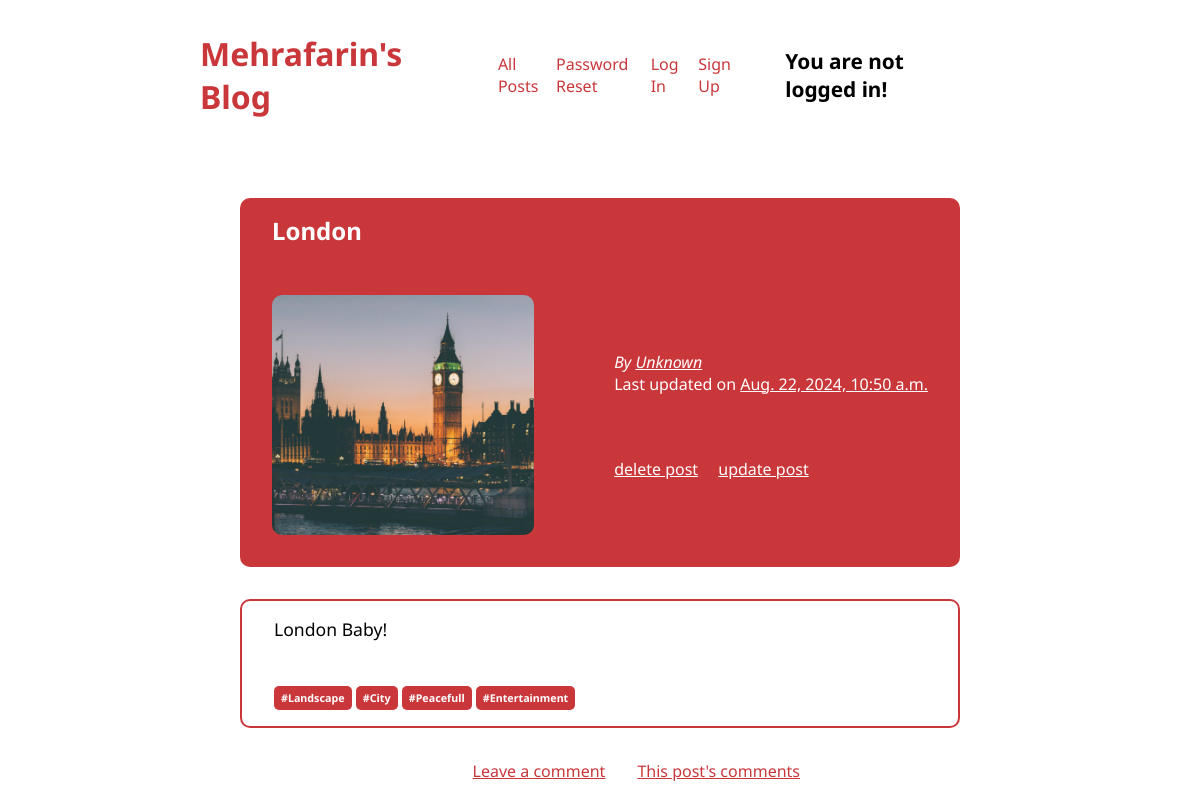
Page /single-post/37/ on the committed database.
### blog/models.py (models this page shows, shortened)
class Blog(models.Model):
    title = models.CharField(max_length=112)
    content = models.TextField()
    author = models.ForeignKey(Author, on_delete=models.CASCADE, null=True)
    time = models.DateTimeField(default=dt.datetime.now())
    tags = models.ManyToManyField(Tag)
    image = models.ImageField(upload_to='images', blank=True, null=True, default='')

class Tag(models.Model):
    caption = models.CharField(max_length=20)
    def __str__(self):
        return self.caption

### blog/views.py (the view)
# urls.py: path('single-post/<int:pk>/', SinglePostView.as_view(), name='post_detail'),  # blogs/my-first-blog
class SinglePostView(DetailView):
    model = Blog
    template_name = 'detail.html'
    context_object_name = 'post'
    def get_context_data(self, **kwargs):
        context = super().get_context_data(**kwargs)
        context['is_favorite'] = str(self.object.id) == str(self.request.session.get('favorite_post'))
        context['is_read_later'] = str(self.object.id) == str(self.request.session.get('read_later'))
        return context

### templates/detail.html (shortened to what this page needs)
{% extends 'base.html' %}
{% block content %}
    <section class="summary">
        <h2>{{ post.title }}</h2>
        {% if is_read_later %}
            <h4 class="session">Marked for read later!</h4>
        {% else %}
            <form action="{% url 'blog:readlater' %}" method="POST" class="read-later">
            </form>
        {% endif %}
        <article>
            <img src="{{ post.image.url }}" alt="{{ post.title }} image">
            <div class="info">
                <address>By <a href="{% url 'blog:userprofile' %}">{% if post.author %}{{ post.author }}{% else %}Unknown{% endif %}</a></address>
                <div>
                    Last updated on <time>{{ post.time }}</time>
                </div>
                <a href="{% url 'blog:delete_post' post.pk %}" type="submit">delete post</a>
                <a href="{% url 'blog:update_post' post.pk %}" type="submit">update post</a>
                {% if is_favorite %}
                    <h4 class="session">Marked as favorite post!</h4>
                {% else %}
                    <form action="{% url 'blog:favorite' %}" method="POST">
                    </form>
                {% endif %}
            </div>
        </article>
    </section>
    <main>
        <p>{{ post.content }}</p>
        <br><br>
        {% for tag in post.tags.all %}
            <h6 id="tag"><a href="{% url 'blog:all_posts_with_same_tags' slug=tag %}">#{{ tag|title }}</a></h6>
        {% endfor %}
    </main>
    <section class="comment-btn">
        <a href="{% url 'blog:all-comments' pk=post.pk %}">This post's comments</a>
        <a href="{% url 'blog:comment' pk=post.pk %}">Leave a comment</a>
    </section>
{% endblock content %}

### static/base.css (style rules this page uses)
* { margin: 0; padding: 0; box-sizing: border-box; font-family: "Noto Sans", sans-serif; }
.summary, main { width: 60%; margin: 2rem auto; padding: 1rem 2rem; }
.summary img { width: 40%; height: 15rem; border-radius: 10px; margin: 1rem 0; object-fit: cover; }
.summary article { display: flex; align-items: center; justify-content: space-between; }
.info time { text-decoration: underline white; }
main p { font-size: 1.1rem; }
.summary { background-color: #C9373A; color: white; border-radius: 10px; }
main { border: #C9373A 2px solid; border-radius: 10px; }
.summary .info a { cursor: pointer; margin-top: 30px; color: white; }
.summary .info a:nth-of-type(1) { margin-right: 1rem; }
.summary .info div { margin-bottom: 3rem; }
form { margin: 0 0 3rem 0; }
main #tag { background-color: #C9373A; border-radius: 5px; display: inline-block; padding: 5px 7px; }
main #tag a { color: white; text-decoration: none; }
.comment-btn { width: auto; direction: rtl; margin-right: 25rem; margin-bottom: 5rem; display: flex; }
.comment-btn a { color: #C9373A; margin-left: 2rem; }
form { box-shadow: 0 2px 8px rgba(0,0,0,0.32); border-radius: 6px; margin: auto; padding: 1rem; }
.summary { margin-top: 5rem; }
.summary .info form { display: inline-block; box-shadow: none; }
.read-later { box-shadow: none; height: 0; position: relative; bottom: 2rem; right: 1rem; }

### rows in the picture
Blog: title "London", image (picture), time "Aug. 22, 2024, 10:50 a.m.", content "London Baby!"
Tag: caption "Landscape"
Tag: caption "City"
Tag: caption "Peacefull"
Tag: caption "Entertainment"
